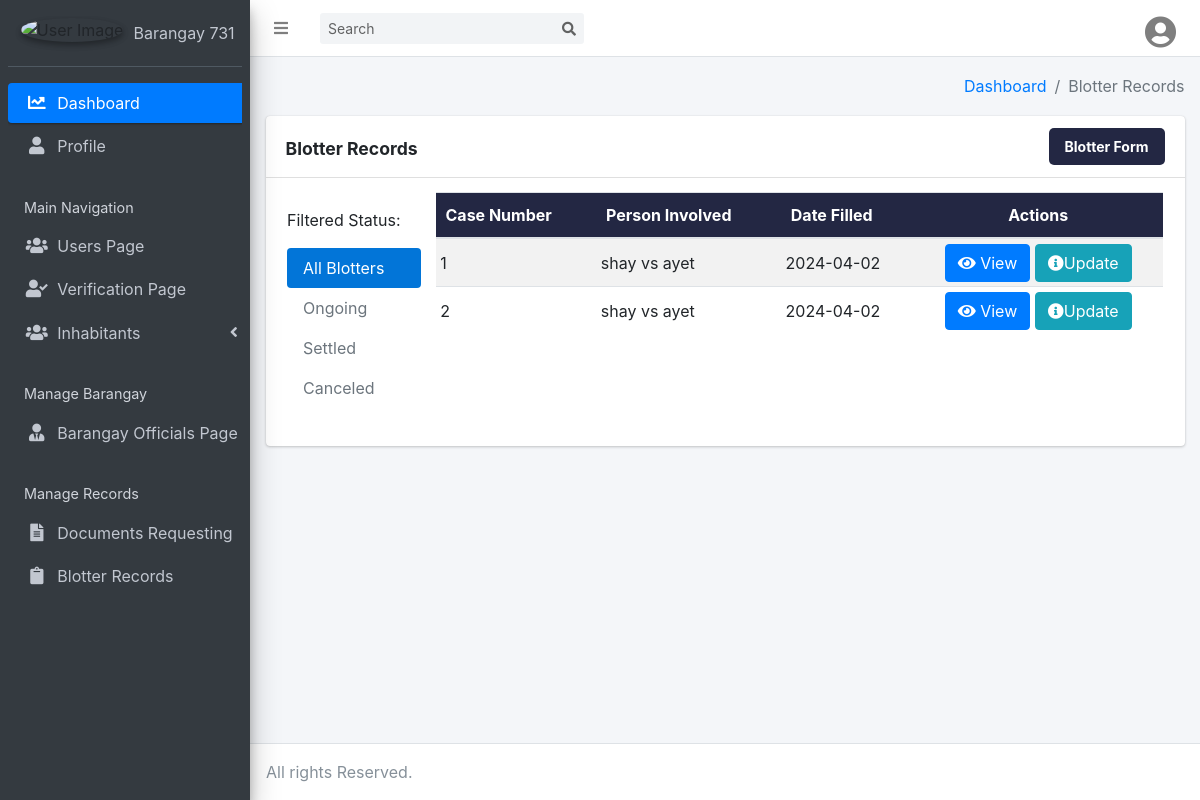
Page /viewBlotterRecords.php on the committed database.
### tables this page shows
CREATE TABLE `blotterrecords_tbl` (
  `BlotterID` int(11) NOT NULL,
  `CaseNumber` varchar(50) DEFAULT NULL,
  `DateFiled` date DEFAULT NULL,
  `ComplainantName` varchar(100) DEFAULT NULL,
  `RespondentName` varchar(100) DEFAULT NULL,
  `IncidentDetails` varchar(255) DEFAULT NULL,
  `StatusID` int(11) DEFAULT NULL,
  `ResolutionText` varchar(255) DEFAULT NULL,
  `InvestigatingOfficer` varchar(100) DEFAULT NULL,
  `DateResolved` date DEFAULT NULL
);

### viewBlotterRecords.php (the view, shortened to what this page needs)
<!DOCTYPE html>
<html>
<head>
  <link rel="stylesheet" href="adminfiles/plugins/fontawesome-free/css/all.min.css">
  <link rel="stylesheet" href="https://code.ionicframework.com/ionicons/2.0.1/css/ionicons.min.css">
  <link rel="stylesheet" href="adminfiles/dist/css/adminlte.min.css">
  <link rel="stylesheet" href="adminfiles/plugins/overlayScrollbars/css/OverlayScrollbars.min.css">
  <link href="https://cdn.datatables.net/2.0.3/css/dataTables.bootstrap4.css" rel="stylesheet">
  <link href="https://cdn.datatables.net/buttons/3.0.1/css/buttons.bootstrap4.css" rel="stylesheet">
  <link rel="stylesheet" href="adminfiles/dist/css/ogcss.css">
</head>
<body class="hold-transition sidebar-mini">
  <div class="wrapper">
    <nav class="main-header navbar navbar-expand navbar-white navbar-light">
      <ul class="navbar-nav">
        <li class="nav-item">
          <a class="nav-link" data-widget="pushmenu" href="#"><i class="fas fa-bars"></i></a>
        </li>
      </ul>
      <form class="form-inline ml-3">
        <div class="input-group input-group-sm">
          <input class="form-control form-control-navbar" type="search" placeholder="Search" aria-label="Search">
          <div class="input-group-append">
            <button class="btn btn-navbar" type="submit">
              <i class="fas fa-search"></i>
            </button>
          </div>
        </div>
      </form>
      <ul class="navbar-nav ml-auto">
        <li class="nav-item dropdown">
          <a class="nav-link" data-toggle="dropdown" href="#">
            <i class="fas fa-user-circle fa-2x"></i>
          </a>
        </li>
      </ul>
    </nav>
    <aside class="main-sidebar sidebar-dark-primary elevation-4">
      <div class="sidebar">
        <div class="user-panel mt-3 pb-3 mb-3 d-flex">
          <div class="image">
            <img src="builtimages/left_logo.png" class="img-circle elevation-2" alt="User Image">
          </div>
          <div class="info">
            <a href="#" class="d-block">Barangay 731</a>
          </div>
        </div>
        <nav class="mt-2">
          <ul class="nav nav-pills nav-sidebar flex-column" data-widget="treeview" role="menu" data-accordion="false">
            <li class="nav-item has-treeview menu-open">
              <a href="AdminDashboard.php" class="nav-link active">
                <i class="fas fa-chart-line nav-icon"></i>
                <p>Dashboard</p>
              </a>
            </li>
            <li class="nav-item">
              <a href="adminProfile.php" class="nav-link">
                <i class="fas fa-user nav-icon"></i>
                <p>Profile</p>
              </a>
            </li>
            <li class="nav-header">Main Navigation</li>
            <li class="nav-item">
              <a href="UsersList.php" class="nav-link">
                <i class="fas fa-users nav-icon"></i>
                <p>Users Page</p>
              </a>
            </li>
            <li class="nav-item">
              <a href="VerificationPage.php" class="nav-link">
                <i class="fas fa-user-check nav-icon"></i>
                <p>Verification Page</p>
              </a>
            </li>
            <li class="nav-item has-treeview">
              <a href="#" class="nav-link">
                <i class="fas fa-users nav-icon"></i>
                <p>
                  Inhabitants
                  <i class="fas fa-angle-left right"></i>
                </p>
              </a>
            </li>
            <li class="nav-header">Manage Barangay</li>
            <li class="nav-item">
              <a href="barangayOfficials.php" class="nav-link">
                <i class="fas fa-user-tie nav-icon"></i>
                <p>Barangay Officials Page</p>
              </a>
            </li>
            <li class="nav-header">Manage Records</li>
            <li class="nav-item">
              <a href="viewRequests.php" class="nav-link">
                <i class="fas fa-file-alt nav-icon"></i>
                <p>Documents Requesting</p>
              </a>
            </li>
            <li class="nav-item">
              <a href="viewBlotterRecords.php" class="nav-link">
                <i class="fas fa-clipboard nav-icon"></i>
                <p>Blotter Records</p>
              </a>
            </li>
          </ul>
        </nav>
      </div>
    </aside>
    <div class="content-wrapper">
      <section class="content-header">
        <div class="container-fluid">
          <div class="row">
            <div class="col-sm-6">
            </div>
            <div class="col-sm-6">
              <ol class="breadcrumb float-sm-right">
                <li class="breadcrumb-item"><a href="AdminDashboard.php">Dashboard</a></li>
                <li class="breadcrumb-item active">Blotter Records</li>
              </ol>
            </div>
          </div>
        </div>
      </section>
      <section class="content">
        <div class="col-12">
          <div class="card">
            <div class="card-header">
              <h3 class="card-title" style="font-weight: bold; margin-top: 10px;">Blotter Records</h3>
              <span onclick="window.location.href='subcontents/BlotterForm.php'" class="btnSave bg-1 text-fff text-bold" id="create-resident-btn">Blotter Form</span>
            </div>
            <div class="card-body">
              <div class="container-fluid">
                <div class="card-container row">
                  <div class="col-lg-2">
                    <div class="mb-4 mt-3">
                      <div class="mb-3">Filtered Status: </div>
                      <div class="nav flex-column nav-pills" id="v-pills-tab" role="tablist" aria-orientation="vertical">
                        <a class="nav-link active all" data-status-id="ongoing" data-toggle="pill" href="#v-pills-home" role="tab" aria-controls="v-pills-home" aria-selected="true">All Blotters</a>
                        <a class="nav-link ongoing" data-status-id="ongoing" data-toggle="pill" href="#v-pills-home" role="tab" aria-controls="v-pills-home" aria-selected="true">Ongoing</a>
                        <a class="nav-link settled" data-status-id="settled" data-toggle="pill" href="#v-pills-profile" role="tab" aria-controls="v-pills-profile" aria-selected="false">Settled</a>
                        <a class="nav-link canceled"  data-status-id="canceled" data-toggle="pill" href="#v-pills-messages" role="tab" aria-controls="v-pills-messages" aria-selected="false">Canceled</a>
                      </div>
                    </div>
                  </div>
                  <div class="col-lg-10">
                    <div class="mb-1">
                      <div class="table-responsive">
                        <table id="blotterdt" class="table table-sm table-hover table-striped" style="width: 100% !important;">
                          <thead>
                            <tr>
                              <th class="align-middle bt-0">Case Number</th>
                              <th class="align-middle bt-0">Person Involved</th>
                              <th class="align-middle bt-0">Date Filled</th>
                              <th class="align-middle bt-0 text-center">Actions</th>
                            </tr>
                          </thead>
                          <tbody>
                            <?php
                              require 'includes/dbhandler.inc.php';
                              $sql = "SELECT br.*, bs.StatusName
                              FROM BlotterRecords_tbl br
                              JOIN BlotterStatus_tbl bs ON br.StatusID = bs.StatusID";
                              $result = $conn->query($sql);
                              if ($result->num_rows > 0) {
                              while ($row = $result->fetch_assoc()) {
                                  $statusClass = strtolower($row['StatusName']);
                                  ?>
                                  <tr class="<?php echo $statusClass; ?>">
                                    <td class="align-middle">
                                      <div class="text-inverse"> <?php echo $row['CaseNumber']; ?></div>
                                    </td>
                                    <td class="align-middle">
                                      <div><?php echo $row['ComplainantName']; ?> vs <?php echo $row['RespondentName']; ?></div>
                                    </td>
                                    <td class="align-middle">
                                      <div><span><?php echo $row['DateFiled']; ?></span></div>
                                    </td>
                                    <td class="align-middle text-center">
                                      <a href="subcontents/viewDetailedBlotterRecord.php?id=<?php echo $row['BlotterID']; ?>" class="btn btn-primary"><i class="fas fa-eye"></i> View</a>
                                      <button class="btn btn-info"><i class="fas fa-info-circle"></i>Update</button>
                                    </td>
                                  </tr>
                                  <?php
                                }
                              }
                              ?>
                          </tbody>
                        </table>
                      </div>
                    </div>
                  </div>
                </div>
              </div>
            </div>
          </div>
        </div>
      </section>
    </div>
    <footer class="main-footer no-print">
      All rights Reserved.
    </footer>
  </div>
</body>
</html>

### viewBlotterRecords.php (style rules this page uses)
.nav-pills .nav-link.active.all { background-color: #0275d8; color: #fff; }

### rows in the picture
blotterrecords_tbl: CaseNumber "1", ComplainantName "shay", RespondentName "ayet", DateFiled "2024-04-02"
blotterrecords_tbl: CaseNumber "2", ComplainantName "shay", RespondentName "ayet", DateFiled "2024-04-02"
